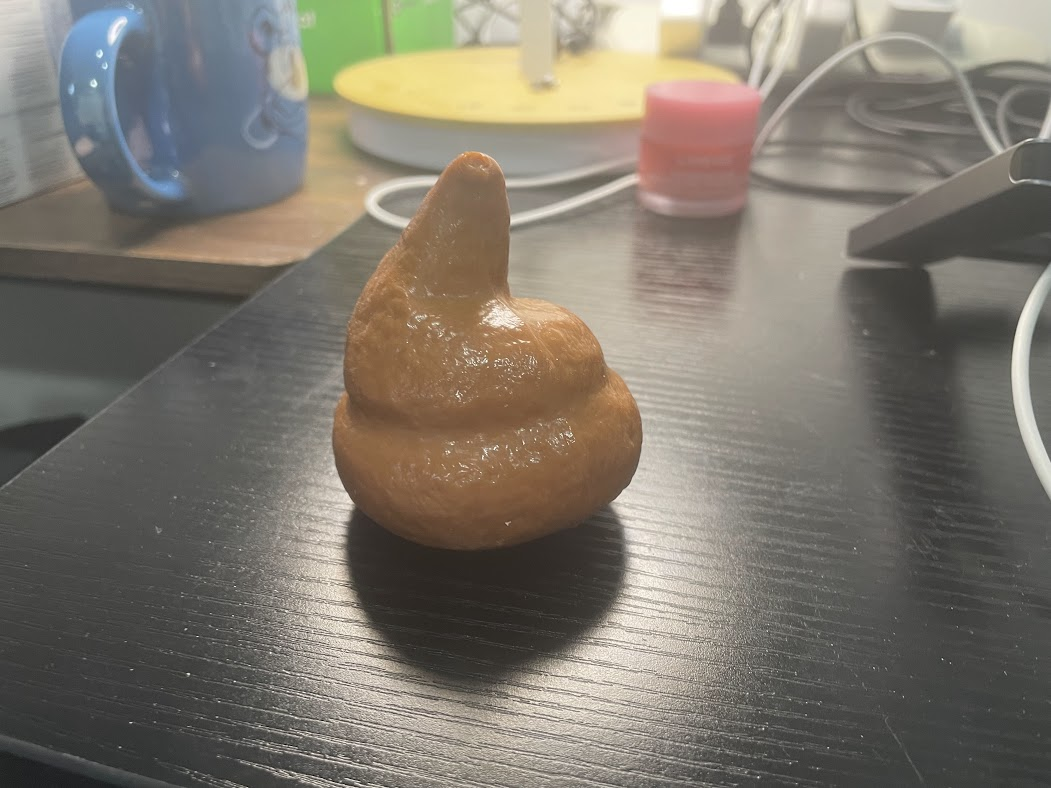
#> input picture Detect_Poop/learning_node/learning_node/sample.jpg, 1051 x 788 px
$ python -i node_object_1pp.py   (imports and definitions only)
#> lines starting #> are read from the running program, lines starting #| are printed output that depends on the picture; after the words box and inside, x2 and y2 are one past the last pixel; in counts of white or black regions, pixels touching at a corner belong together
#> further down, picture is the input picture: shape (788, 1051, 3); mean B, G, R 108.5, 119, 125.2
#!/usr/bin/env python3
# -*- coding: utf-8 -*-

"""
@作者: 古月居(www.guyuehome.com)
@说明: ROS2节点示例-通过颜色识别检测图片中出现的Poop
"""

import rclpy                            # ROS2 Python接口库
from rclpy.node import Node             # ROS2 节点类

import cv2                              # OpenCV图像处理库
import numpy as np                      # Python数值计算库

lower_brown = np.array([10, 50, 60])    # Poop的HSV阈值下限
upper_brown = np.array([40, 225, 255])  # Poop的HSV阈值上限


def object_detect(image):
    hsv_img = cv2.cvtColor(image, cv2.COLOR_BGR2HSV)
#> hsv_img: shape (788, 1051, 3); mean H, S, V 29, 36.5, 127.6
    mask_brown = cv2.inRange(hsv_img, lower_brown, upper_brown)
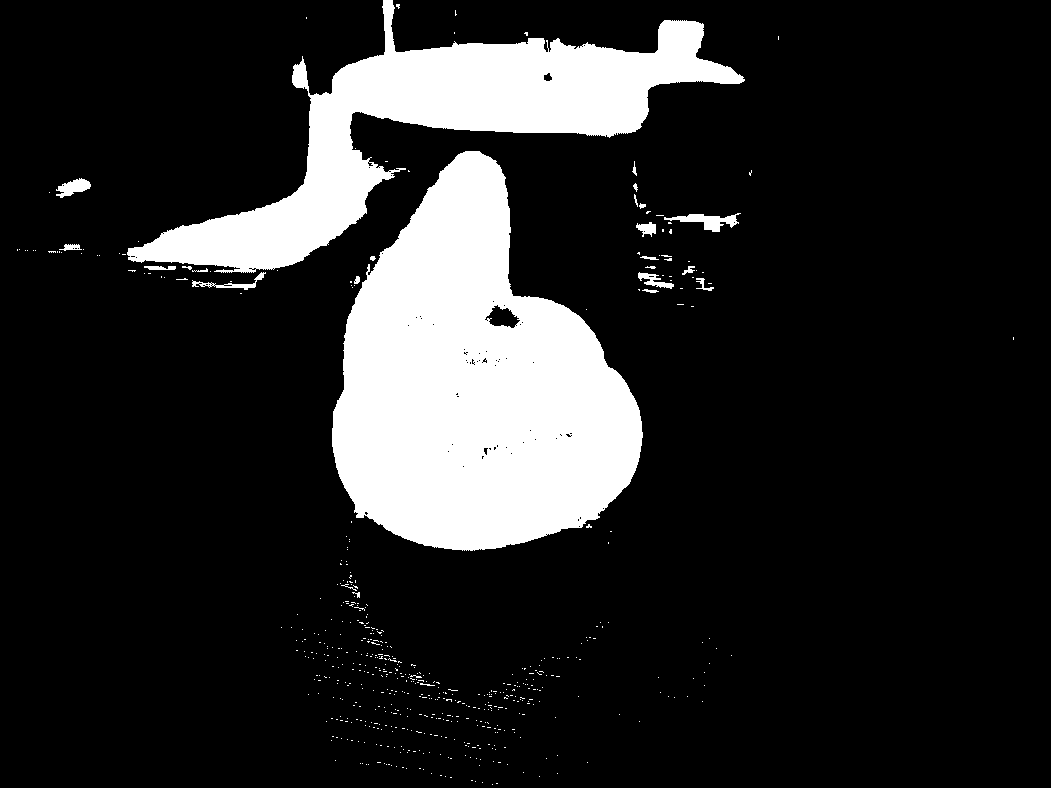
#> mask_brown: shape (788, 1051); 15.5% white; 566 white regions (541 under 20 px)
    max_area = 0
    max_cnt = None

    contours, hierarchy = cv2.findContours(mask_brown, cv2.RETR_LIST, cv2.CHAIN_APPROX_NONE)
#> contours = 660 contours, 643 with area under 20; largest, box (x1, y1, x2, y2) and area: (332, 151, 643, 551) 79615, (127, 0, 745, 273) 44394, (664, 213, 741, 232) 508, (484, 304, 521, 329) 496, (56, 178, 91, 198) 334

    for cnt in contours:
        if cnt.shape[0] < 500:
            continue

        area = cv2.contourArea(cnt)
        if area > max_area:
            max_area = area
            max_cnt = cnt
#> this loop made 660 passes
#> (area, max_area) on pass 649: (79615, 79615)
#> cnt on passes 1 to 6: [[492, 784]], [[496, 783], [497, 783]], [[482, 782]], [[475, 781]], [[471, 780], [472, 780]], [[450, 777], [451, 777]]
#> after the loop, max_area = 79615; max_cnt = contour of 1122 points, box (x1, y1, x2, y2) (332, 151, 643, 551), area 79615

    if max_cnt is not None:
        (x, y, w, h) = cv2.boundingRect(max_cnt)
#> x = 332; y = 151; w = 311; h = 400
        cv2.drawContours(image, [max_cnt], -1, (0, 255, 0), 2)
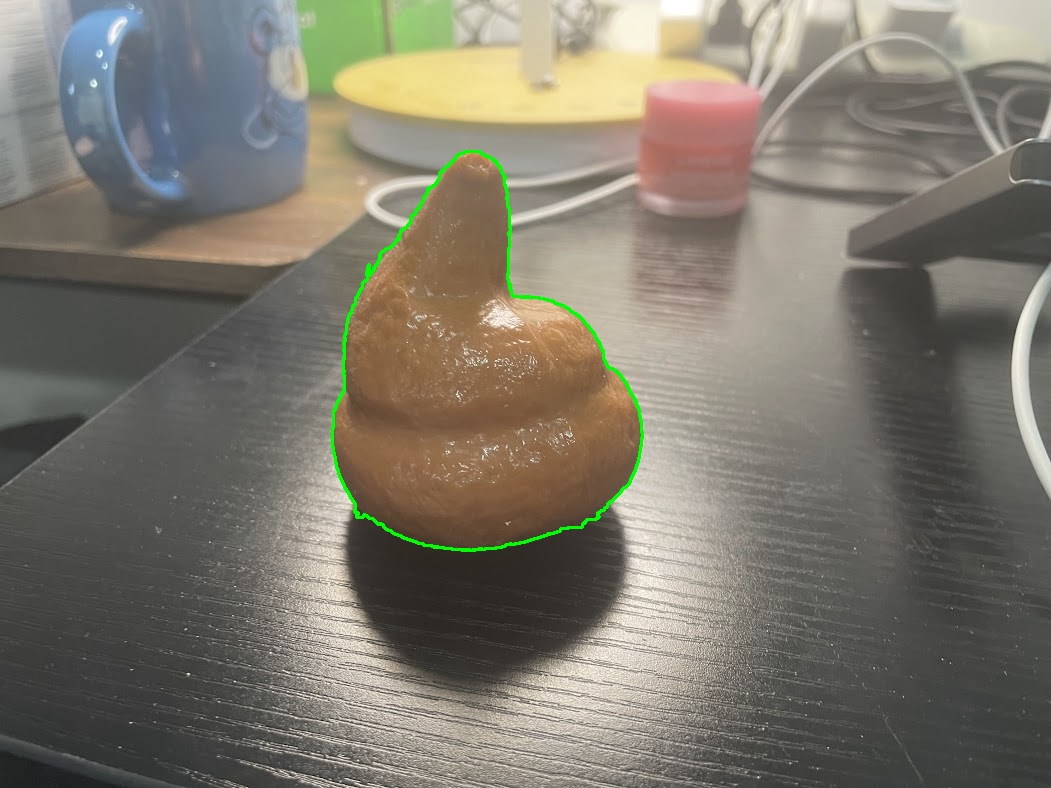
#> image: shape (788, 1051, 3); 0.49% of pixels changed, all inside (x1, y1, x2, y2) = (331, 150, 644, 552)
        cv2.circle(image, (int(x+w/2), int(y+h/2)), 5, (0, 255, 0), -1)
#> image: shape (788, 1051, 3); 0.01% of pixels changed, all inside (x1, y1, x2, y2) = (482, 346, 493, 357)

    cv2.imshow("object", image)
    cv2.waitKey(0)
    cv2.destroyAllWindows()


# [24 lines of commented-out code are left out]

def main(args=None):                                                              # ROS2节点主入口main函数
    rclpy.init(args=args)                                                         # ROS2 Python接口初始化
    node = Node("node_object")                                                     # 创建ROS2节点对象并进行初始化
    node.get_logger().info("ROS2节点示例：检测图片中的Poop")

    image = cv2.imread('src/162E_Poop_Detection/Detect_Poop/learning_node/learning_node/sample2.png')  # 读取图像
    object_detect(image)                                                            # 苹果检测
    rclpy.spin(node)                                                               # 循环等待ROS2退出
    node.destroy_node()                                                            # 销毁节点对象
    rclpy.shutdown()                                                               # 关闭ROS2 Python接口

>>> import cv2
>>> picture = cv2.imread('sample.jpg')
>>> result = object_detect(picture)
